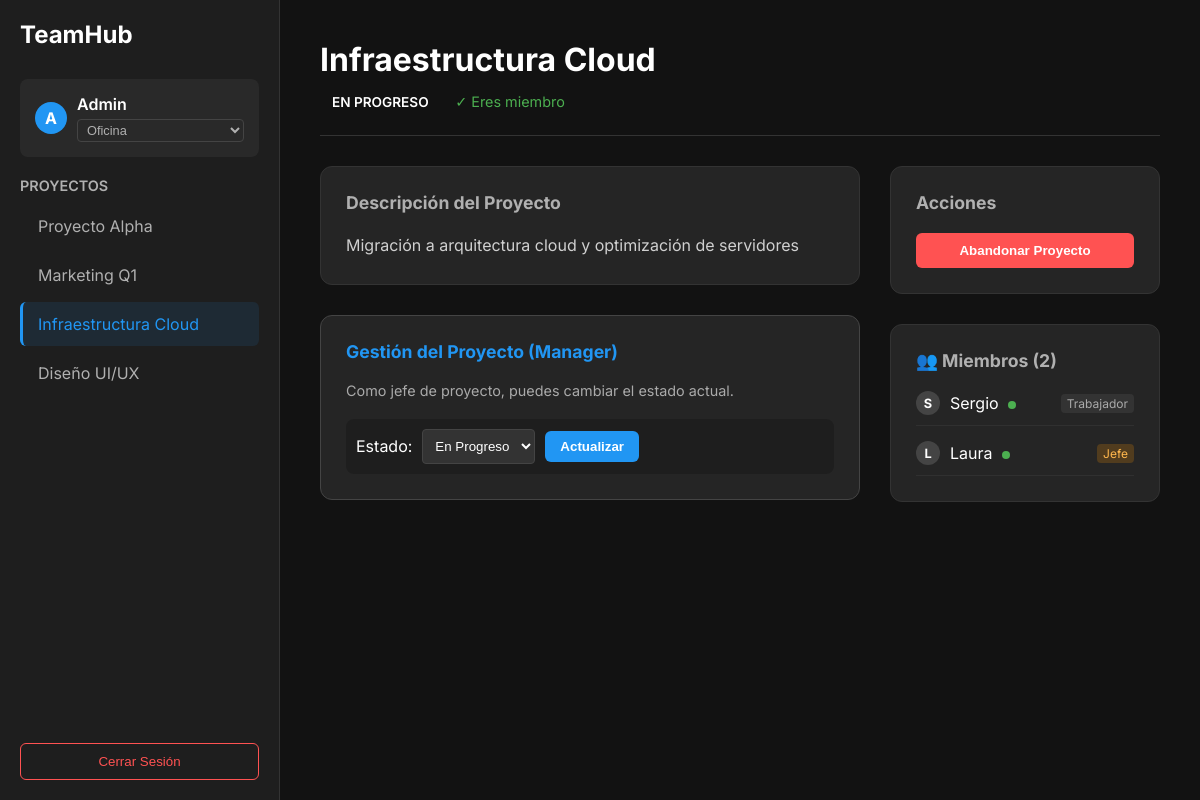
/ui/index.php?team_id=3 (signed in), run on the app's committed database.
### tables this page shows
CREATE TABLE users (
    id INT AUTO_INCREMENT PRIMARY KEY,
    username VARCHAR(50) NOT NULL,
    email VARCHAR(100) NOT NULL UNIQUE,
    password VARCHAR(255) NOT NULL,
    role ENUM('admin', 'user') DEFAULT 'user',
    status ENUM('Oficina', 'Teletrabajo', 'Ausente', 'Reunión', 'Desconectado') DEFAULT 'Oficina',
    created_at TIMESTAMP DEFAULT CURRENT_TIMESTAMP
);

CREATE TABLE teams (
    id INT AUTO_INCREMENT PRIMARY KEY,
    name VARCHAR(100) NOT NULL,
    description TEXT,
    status ENUM('En Progreso', 'Completado', 'Pausado', 'Cancelado') DEFAULT 'En Progreso',
    gather_space_id VARCHAR(255) DEFAULT NULL,
    gather_space_url VARCHAR(500) DEFAULT NULL,
    gather_enabled BOOLEAN DEFAULT FALSE,
    created_by INT,
    created_at TIMESTAMP DEFAULT CURRENT_TIMESTAMP,
    FOREIGN KEY (created_by) REFERENCES users(id) ON DELETE SET NULL
);

CREATE TABLE team_members (
    id INT AUTO_INCREMENT PRIMARY KEY,
    user_id INT NOT NULL,
    team_id INT NOT NULL,
    role ENUM('admin', 'member') DEFAULT 'member',
    joined_at TIMESTAMP DEFAULT CURRENT_TIMESTAMP,
    FOREIGN KEY (user_id) REFERENCES users(id) ON DELETE CASCADE,
    FOREIGN KEY (team_id) REFERENCES teams(id) ON DELETE CASCADE,
    UNIQUE(user_id, team_id)
);

### motor/db.php (called while the page is built, shortened)
<?php
class Database {
    private static $instance = null;
    private $conn;
    private $host = 'db';
    private $user = 'root';
    private $pass = 'root';
    private $name = 'proyecto_dual';
    private function __construct() {
        try {
            $dsn = "mysql:host={$this->host};dbname={$this->name};charset=utf8mb4";
            $options = [
                PDO::ATTR_ERRMODE => PDO::ERRMODE_EXCEPTION,
                PDO::ATTR_DEFAULT_FETCH_MODE => PDO::FETCH_ASSOC,
                PDO::ATTR_EMULATE_PREPARES => false,
            ];
            $this->conn = new PDO($dsn, $this->user, $this->pass, $options);
        } catch (PDOException $e) {
            error_log("Database Connection Error: " . $e->getMessage());
            die("Error de conexión a la base de datos.");
        }
    }
    public static function getInstance() {
        if (self::$instance == null) {
            self::$instance = new Database();
        }
        return self::$instance;
    }
    public function getConnection() {
        return $this->conn;
    }
}

### modelo/consultas.php (called while the page is built, shortened)
<?php
require_once __DIR__ . '/../motor/db.php';
class Consultas {
    private $db;
    public function __construct() {
        $this->db = Database::getInstance()->getConnection();
    }
    public function obtenerUsuario($id) {
        $stmt = $this->db->prepare("SELECT * FROM users WHERE id = ?");
        $stmt->execute([$id]);
        return $stmt->fetch();
    }
    public function obtenerTodosLosEquipos() {
        $query = $this->db->query("SELECT * FROM teams");
        return $query ? $query->fetchAll() : [];
    }
    public function obtenerEquipo($id) {
        $stmt = $this->db->prepare("SELECT * FROM teams WHERE id = ?");
        $stmt->execute([$id]);
        return $stmt->fetch();
    }
    public function esMiembro($user_id, $team_id) {
        if ($this->esGlobalAdmin($user_id)) return true;
        $stmt = $this->db->prepare("SELECT 1 FROM team_members WHERE user_id = ? AND team_id = ?");
        $stmt->execute([$user_id, $team_id]);
        return (bool) $stmt->fetch();
    }
    public function obtenerRolUsuario($user_id, $team_id) {
        if ($this->esGlobalAdmin($user_id)) return 'admin';
        $stmt = $this->db->prepare("SELECT role FROM team_members WHERE user_id = ? AND team_id = ?");
        $stmt->execute([$user_id, $team_id]);
        return $stmt->fetchColumn();
    }
    private function esGlobalAdmin($user_id) {
        $stmt = $this->db->prepare("SELECT role FROM users WHERE id = ?");
        $stmt->execute([$user_id]);
        $role = $stmt->fetchColumn();
        return $role === 'admin';
    }
    public function obtenerMiembrosEquipo($team_id) {
        $stmt = $this->db->prepare("
            SELECT u.username, u.status, tm.role
            FROM users u
            JOIN team_members tm ON u.id = tm.user_id
            WHERE tm.team_id = ?
        ");
        $stmt->execute([$team_id]);
        return $stmt->fetchAll();
    }
}

### ui/index.php (the view, shortened to what this page needs)
<?php
require_once __DIR__ . '/../modelo/consultas.php';
$consultas = new Consultas();
$user_id = $_SESSION['user_id'];
$currentUser = $consultas->obtenerUsuario($user_id);
$username = $currentUser['username'];
$userStatus = $currentUser['status'];
$equipos = $consultas->obtenerTodosLosEquipos();
$selected_team_id = isset($_GET['team_id']) ? $_GET['team_id'] : (count($equipos) > 0 ? $equipos[0]['id'] : null);
$selected_team = null;
$miembros = [];
$user_role = null;
$es_miembro = false;
if ($selected_team_id) {
    $selected_team = $consultas->obtenerEquipo($selected_team_id);
    if ($selected_team) {
        $miembros = $consultas->obtenerMiembrosEquipo($selected_team_id);
        $user_role = $consultas->obtenerRolUsuario($user_id, $selected_team_id);
        $es_miembro = $consultas->esMiembro($user_id, $selected_team_id);
    }
}
?>
<!DOCTYPE html>
<html lang="es">
<head>
</head>
<body>
    <div class="sidebar">
        <div class="brand">TeamHub</div>
        <div class="user-profile">
            <div class="user-avatar"><?= strtoupper(substr($username, 0, 1)) ?></div>
            <div style="flex:1;">
                <div style="font-weight:600"><?= htmlspecialchars($username) ?></div>
                <form method="POST">
                    <select name="new_user_status" class="status-select" onchange="this.form.submit()">
                        <option value="Oficina" <?= $userStatus == 'Oficina' ? 'selected' : '' ?>>Oficina</option>
                    </select>
                </form>
            </div>
        </div>
        <div style="margin-bottom:10px; font-weight:600; color:var(--text-secondary); font-size:0.9rem;">PROYECTOS</div>
        <ul class="project-list">
            <?php foreach ($equipos as $equipo): ?>
                <li class="project-item">
                    <a href="?team_id=<?= $equipo['id'] ?>" class="project-link <?= $selected_team_id == $equipo['id'] ? 'active' : '' ?>">
                        <?= htmlspecialchars($equipo['name']) ?>
                    </a>
                </li>
            <?php endforeach; ?>
        </ul>
        <form method="POST">
            <button type="submit" name="logout" class="logout-btn">Cerrar Sesión</button>
        </form>
    </div>
    <div class="main-content">
        <?php if ($selected_team): ?>
            <div class="header">
                <div>
                    <h1 class="project-title"><?= htmlspecialchars($selected_team['name']) ?></h1>
                    <?php
                        $statusClass = str_replace(' ', '.', $selected_team['status'] ?? 'En.Progreso');
                    ?>
                    <span class="project-status status-<?= $statusClass ?>">
                        <?= htmlspecialchars($selected_team['status'] ?? 'En Progreso') ?>
                    </span>
                    <?php if ($es_miembro): ?>
                        <span style="font-size:0.9rem; color:#4CAF50; margin-left:10px;">✓ Eres miembro</span>
                    <?php endif; ?>
                </div>
            </div>
            <div class="content-grid">
                <div style="display:flex; flex-direction:column; gap:30px;">
                    <div class="card">
                        <h3>Descripción del Proyecto</h3>
                        <div class="description-text">
                            <?= nl2br(htmlspecialchars($selected_team['description'])) ?>
                        </div>
                    </div>
                    <?php if ($user_role === 'admin'): ?>
                        <div class="card" style="border-color: #444;">
                            <h3 style="color:var(--accent-color);">Gestión del Proyecto (Manager)</h3>
                            <p style="font-size:0.9rem; color:#aaa;">Como jefe de proyecto, puedes cambiar el estado actual.</p>
                            <form method="POST" class="status-form">
                                <label for="status">Estado:</label>
                                <select name="new_status" id="status">
                                    <option value="En Progreso" <?= ($selected_team['status'] ?? '') == 'En Progreso' ? 'selected' : '' ?>>En Progreso</option>
                                </select>
                                <button type="submit" name="update_status" class="btn btn-primary" style="padding:8px 15px;">Actualizar</button>
                            </form>
                        </div>
                    <?php endif; ?>
                </div>
                <div style="display:flex; flex-direction:column; gap:30px;">
                    <div class="card">
                        <h3>Acciones</h3>
                        <form method="POST">
                            <?php if ($es_miembro): ?>
                                <button type="submit" name="leave_team" class="btn btn-danger" style="width:100%">Abandonar Proyecto</button>
                            <?php else: ?>
                                <button type="submit" name="join_team" class="btn btn-primary" style="width:100%">Unirse al Proyecto</button>
                            <?php endif; ?>
                        </form>
                    </div>
                    <div class="card">
                        <h3>👥 Miembros (<?= count($miembros) ?>)</h3>
                        <?php if (empty($miembros)): ?>
                            <p style="color:#666; font-style:italic;">No hay miembros aún.</p>
                        <?php else: ?>
                            <div class="member-list">
                                <?php foreach ($miembros as $m): ?>
                                    <div class="member-item">
                                        <div class="member-info">
                                            <div class="user-avatar" style="width:24px; height:24px; font-size:0.8rem; background:#444;">
                                                <?= strtoupper(substr($m['username'], 0, 1)) ?>
                                            </div>
                                            <div>
                                                <span><?= htmlspecialchars($m['username']) ?></span>
                                                <span class="status-dot user-status-<?= $m['status'] ?>" title="<?= $m['status'] ?>" style="margin-left:5px;"></span>
                                            </div>
                                        </div>
                                        <?php if ($m['role'] === 'admin'): ?>
                                            <span class="role-badge role-admin">Jefe</span>
                                        <?php else: ?>
                                            <span class="role-badge">Trabajador</span>
                                        <?php endif; ?>
                                    </div>
                                <?php endforeach; ?>
                            </div>
                        <?php endif; ?>
                    </div>
                </div>
            </div>
        <?php else: ?>
            <div style="display:flex; justify-content:center; align-items:center; height:100%; color:#555;">
                <h2>Selecciona un proyecto de la izquierda para ver detalles</h2>
            </div>
        <?php endif; ?>
    </div>
</body>
</html>

### ui/index.php (style rules this page uses)
:root { --bg-color: #121212; --sidebar-bg: #1e1e1e; --card-bg: #252525; --text-primary: #ffffff; --text-secondary: #b0b0b0; --accent-color: #2196F3; --danger-color: #ff5252; --success-color: #4CAF50; --warning-color: #FFC107; --border-color: #333; }
body { font-family: 'Inter', sans-serif; margin: 0; height: 100vh; display: grid; grid-template-columns: 280px 1fr; background-color: var(--bg-color); color: var(--text-primary); overflow: hidden; }
.sidebar { background-color: var(--sidebar-bg); border-right: 1px solid var(--border-color); display: flex; flex-direction: column; padding: 20px; }
.brand { font-size: 1.5rem; font-weight: 700; margin-bottom: 30px; color: var(--text-primary); display: flex; align-items: center; gap: 10px; }
.user-profile { display: flex; align-items: center; gap: 10px; padding: 15px; background: rgba(255,255,255,0.05); border-radius: 8px; margin-bottom: 20px; }
.user-avatar { width: 32px; height: 32px; background: var(--accent-color); border-radius: 50%; display: flex; align-items: center; justify-content: center; font-weight: bold; }
.status-select { background: transparent; color: var(--text-secondary); border: 1px solid #444; border-radius: 4px; padding: 2px 5px; font-size: 0.8rem; margin-top: 5px; width: 100%; cursor: pointer; }
.project-list { list-style: none; padding: 0; margin: 0; flex-grow: 1; overflow-y: auto; }
.project-item { margin-bottom: 5px; }
.project-link { display: block; padding: 12px 15px; color: var(--text-secondary); text-decoration: none; border-radius: 6px; transition: all 0.2s; border-left: 3px solid transparent; }
.project-link.active { background-color: rgba(33, 150, 243, 0.1); color: var(--accent-color); border-left-color: var(--accent-color); }
.logout-btn { margin-top: auto; background: none; border: 1px solid var(--danger-color); color: var(--danger-color); padding: 10px; border-radius: 6px; cursor: pointer; transition: 0.2s; width: 100%; }
.main-content { padding: 40px; overflow-y: auto; }
.header { display: flex; justify-content: space-between; align-items: flex-start; margin-bottom: 30px; padding-bottom: 20px; border-bottom: 1px solid var(--border-color); }
.project-title { font-size: 2rem; margin: 0 0 10px 0; }
.project-status { display: inline-block; padding: 5px 12px; border-radius: 20px; font-size: 0.85rem; font-weight: 600; text-transform: uppercase; }
.content-grid { display: grid; grid-template-columns: 2fr 1fr; gap: 30px; }
.card { background: var(--card-bg); border-radius: 12px; padding: 25px; border: 1px solid var(--border-color); }
.card h3 { margin-top: 0; margin-bottom: 20px; font-size: 1.1rem; color: var(--text-secondary); }
.description-text { line-height: 1.6; color: #d0d0d0; }
.member-list { display: flex; flex-direction: column; gap: 15px; }
.member-item { display: flex; align-items: center; justify-content: space-between; padding-bottom: 10px; border-bottom: 1px solid rgba(255,255,255,0.05); }
.member-info { display: flex; align-items: center; gap: 10px; }
.role-badge { font-size: 0.75rem; padding: 2px 6px; border-radius: 4px; background: #333; color: #aaa; }
.role-admin { background: rgba(255, 152, 0, 0.2); color: #FFB74D; }
.status-dot { height: 8px; width: 8px; border-radius: 50%; display: inline-block; margin-right: 5px; }
.user-status-Oficina { background-color: #4CAF50; }
.btn { padding: 10px 20px; border: none; border-radius: 6px; cursor: pointer; font-weight: 600; transition: 0.2s; }
.btn-primary { background: var(--accent-color); color: white; }
.btn-danger { background: var(--danger-color); color: white; }
.status-form { display: flex; align-items: center; gap: 10px; background: rgba(0,0,0,0.2); padding: 10px; border-radius: 8px; margin-top: 20px; }
select { background: #333; color: white; border: 1px solid #444; padding: 8px; border-radius: 4px; outline: none; }

### data on the page
users: username "A", username "Admin", new_user_status "Oficina"
teams: name "Proyecto Alpha"
teams: name "Marketing Q1"
teams: name "Infraestructura Cloud", status "EN PROGRESO", description "Migración a arquitectura cloud y optimización de servidores", new_status "En Progreso"
teams: name "Diseño UI/UX"
team_members: user.username "S", user.username "Sergio", role "Trabajador"
team_members: user.username "L", user.username "Laura", role "Jefe"

### other printed values
count($miembros) "2"
